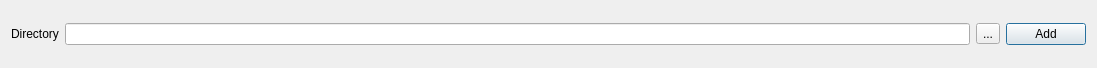
<?xml version="1.0" encoding="UTF-8"?>
<ui version="4.0">
 <class>Dialog</class>
 <widget class="QDialog" name="Dialog">
  <property name="geometry">
   <rect>
    <x>0</x>
    <y>0</y>
    <width>1097</width>
    <height>68</height>
   </rect>
  </property>
  <property name="windowTitle">
   <string>Prefix Path</string>
  </property>
  <layout class="QHBoxLayout" name="horizontalLayout">
   <item>
    <widget class="QLabel" name="label">
     <property name="text">
      <string>Directory</string>
     </property>
    </widget>
   </item>
   <item>
    <widget class="QLineEdit" name="pathBox">
     <property name="toolTip">
      <string>Add prefix path to episode directory</string>
     </property>
    </widget>
   </item>
   <item>
    <widget class="QToolButton" name="browseButton">
     <property name="text">
      <string>...</string>
     </property>
    </widget>
   </item>
   <item>
    <widget class="QPushButton" name="addButton">
     <property name="text">
      <string>Add</string>
     </property>
    </widget>
   </item>
  </layout>
 </widget>
 <resources/>
 <connections/>
</ui>
